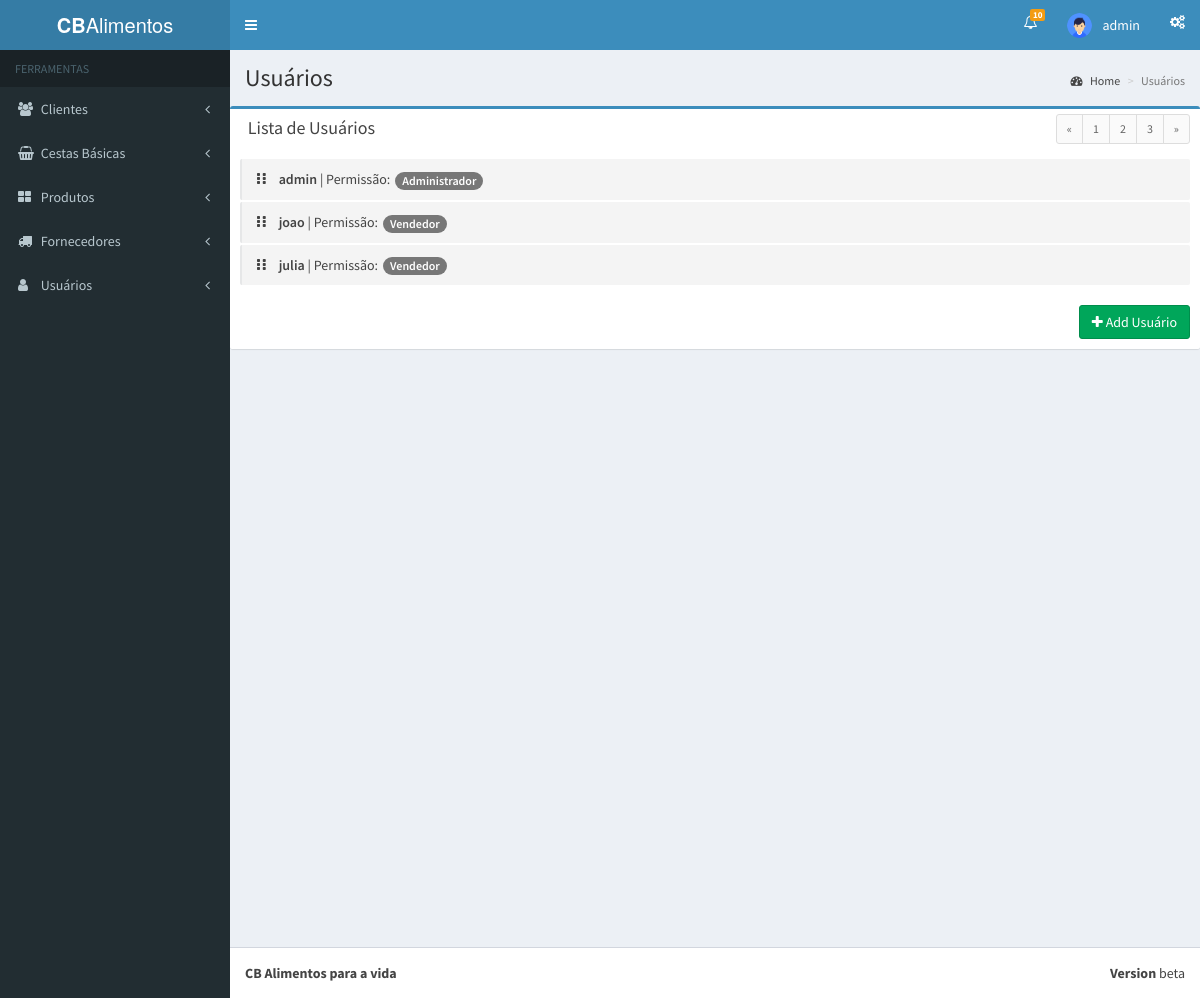
The page /views/usuarios/index.php (signed in) on the database its author committed.
### tables this page shows
CREATE TABLE `usuario` (
  `idusuario` int(11) NOT NULL,
  `nomeUsuario` varchar(45) NOT NULL,
  `cpf` varchar(14) NOT NULL,
  `salario` varchar(12) DEFAULT NULL,
  `cargo` varchar(45) DEFAULT NULL,
  `email` varchar(45) DEFAULT NULL,
  `senha` varchar(45) DEFAULT NULL,
  `telefone` varchar(15) DEFAULT NULL,
  `endereco_idendereco` int(11) NOT NULL,
  `permissao` tinyint(4) DEFAULT NULL,
  `imagem` varchar(100) DEFAULT NULL,
  `ativo` tinyint(4) DEFAULT NULL
);

### App/Models/connect.php (called while the page is built, shortened)
<?php
class Connect
{
	var $localhost = "localhost";
	var $root = "root";
	var $passwd = "";
	public function __construct()
	{
		$this->SQL = mysqli_connect($this->localhost, $this->root, $this->passwd);
	}
}

### App/Models/usuario.class.php (the view, shortened to what this page needs)
<?php
 require_once 'connect.php';
  class Usuario extends Connect
 {
 	public function index($perm)
 	{
        if($perm == 1){
            $query = "SELECT *FROM `usuario`";
            $result = mysqli_query($this->SQL, $query) or die ( mysqli_error($this->SQL));
                while ($row = mysqli_fetch_array($result)) {
                    echo '<li>
                         <span class="handle">
                           <i class="fa fa-ellipsis-v"></i>
                           <i class="fa fa-ellipsis-v"></i>
                         </span>
                     <span class="text">'.$row['nomeUsuario'].'</span>
                     <span class=""> | Permissão:</span>';
                     if($row['permissao'] == 1){
                        echo '<span class="text badge">Administrador</span>';
                     }else{
                        echo '<span class="text badge">Vendedor</span>';
                     }
                     echo'
                     <div class="tools">
                       <a href="editusuario.php?id='.$row['idusuario'].'" class="btn btn-outline-primary btn-sm" title="Editar"><i class="fa fa-edit fa-lg"></i></a>
                       <i class="fa fa-trash-o"></i>
                     </div>
                   </li>';
                }
        }else{
            return 0;
        }
 	}
 }

### rows shown on the page
usuario: nomeUsuario "admin", permissao "Administrador"
usuario: nomeUsuario "joao", permissao "Vendedor"
usuario: nomeUsuario "julia", permissao "Vendedor"

### other values the page prints
$username "admin"
